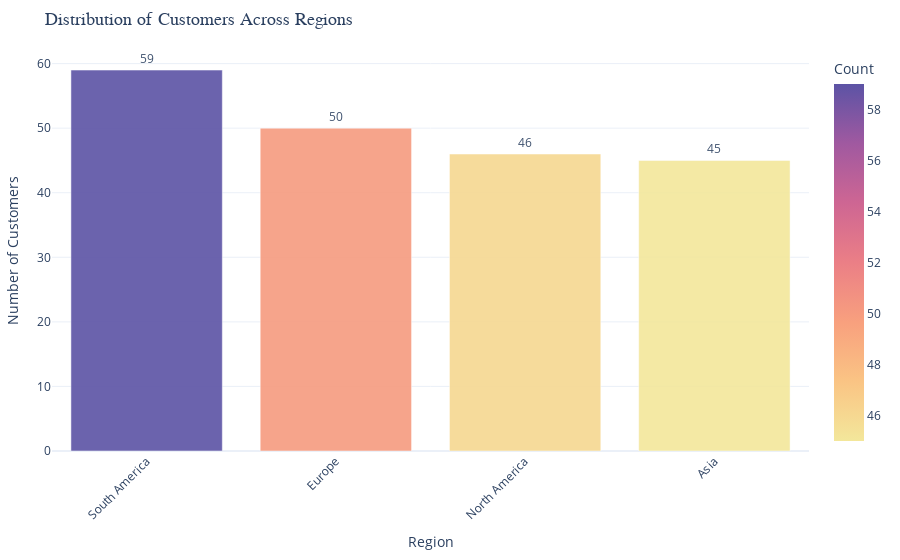

Notebook code cell kept with this figure:
### Markdown cell above
#### Distribution of Customers Across Regions

### Code cell
# Count customers by region
region_distribution = cust['Region'].value_counts().reset_index()
region_distribution.columns = ['Region', 'Number of Customers']
fig = px.bar(
    region_distribution,
    x='Region',
    y='Number of Customers',
    color='Number of Customers',
    text='Number of Customers',
    color_continuous_scale='Sunset',
    title='Distribution of Customers Across Regions',
    labels={'Number of Customers': 'Count', 'Region': 'Region'},
)
fig.update_traces(texttemplate='%{text}', textposition='outside', opacity=0.9)  
fig.update_layout(
    xaxis_title="Region",
    yaxis_title="Number of Customers",
    title_font=dict(size=18, family='Arial'),
    xaxis=dict(title_font=dict(size=14), tickangle=-45),
    yaxis=dict(title_font=dict(size=14)),
    margin=dict(l=40, r=40, t=50, b=40),
    template="plotly_white"
)

fig.show()

### Figure 1 — Plotly figure (JSON) as saved in the notebook; plotly's stock layout.template omitted (floating-point values rounded to 4 significant figures)
{"data": [{"alignmentgroup": "True", "hovertemplate": "Region=%{x}<br>Count=%{marker.color}<extra></extra>", "legendgroup": "", "marker": {"color": [59, 50, 46, 45], "coloraxis": "coloraxis", "pattern": {"shape": ""}}, "name": "", "offsetgroup": "", "opacity": 0.9, "orientation": "v", "showlegend": false, "text": [59, 50, 46, 45], "textposition": "outside", "texttemplate": "%{text}", "type": "bar", "x": ["South America", "Europe", "North America", "Asia"], "xaxis": "x", "y": [59, 50, 46, 45], "yaxis": "y"}], "layout": {"barmode": "relative", "coloraxis": {"colorbar": {"title": {"text": "Count"}}, "colorscale": [[0, "rgb(243, 231, 155)"], [0.1667, "rgb(250, 196, 132)"], [0.3333, "rgb(248, 160, 126)"], [0.5, "rgb(235, 127, 134)"], [0.6667, "rgb(206, 102, 147)"], [0.8333, "rgb(160, 89, 160)"], [1, "rgb(92, 83, 165)"]]}, "legend": {"tracegroupgap": 0}, "margin": {"b": 40, "l": 40, "r": 40, "t": 50}, "title": {"font": {"family": "Arial", "size": 18}, "text": "Distribution of Customers Across Regions"}, "xaxis": {"anchor": "y", "domain": [0, 1], "tickangle": -45, "title": {"font": {"size": 14}, "text": "Region"}}, "yaxis": {"anchor": "x", "domain": [0, 1], "title": {"font": {"size": 14}, "text": "Number of Customers"}}}}
